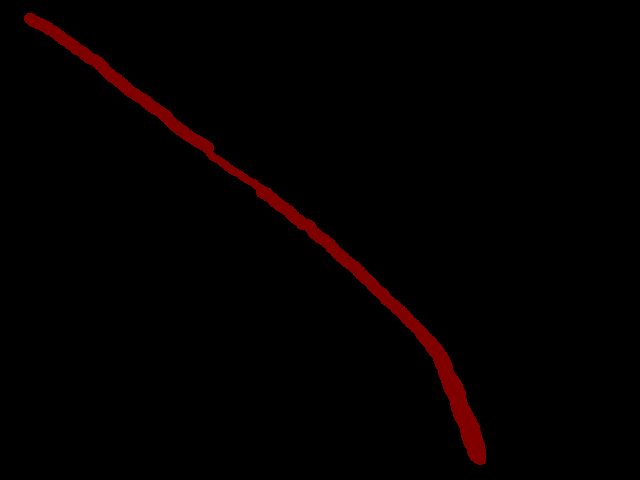
#> input picture images/annotated/0145.png, 640 x 480 px
$ jupyter execute --allow-errors thin_crack_segmentation.ipynb
#> lines starting #> are read from the running program, lines starting #| are printed output that depends on the picture; after the words box and inside, x2 and y2 are one past the last pixel; in counts of white or black regions, pixels touching at a corner belong together
#> `ground_truth = cv2.imread( annotations_directory + annotation_path, cv..`:
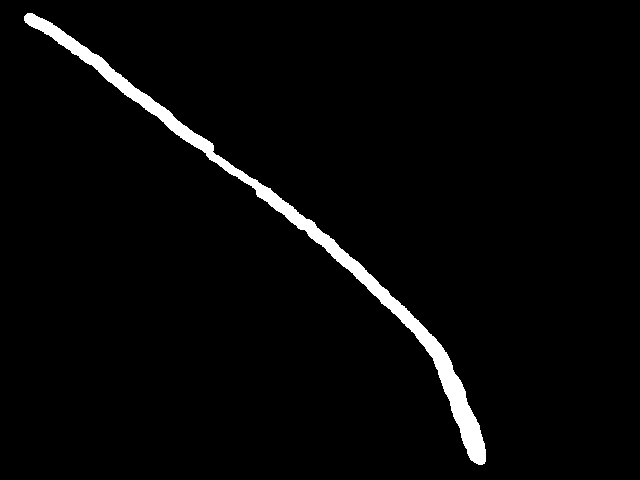
#> ground_truth: shape (480, 640); values 0 (black) and 38 (white), 2.8% white; 1 white region, box (x1, y1, x2, y2) and area: (24, 13, 486, 465) 8524
### scripts/abstract_pyprocessor.py
import numpy as np
from abc import ABC, abstractmethod


class PyProcessor(ABC):
    """
    Abstract base class for Python-based image processing algorithms.

    Provides a framework for registering and dispatching different image
    processing routines dynamically. Subclasses must implement the `execute`
    and `get_name` methods.
    """

    _registry = {}
    """
    dict: Internal registry mapping string keys to concrete subclass types.
    Populated automatically via the `__init_subclass__` hook.
    """

    # [54 lines left out: functions __init_subclass__, execute, get_name, get_registry, not called in this run]

    @classmethod
    def dispatch_execute(cls, key: str, image: np.ndarray) -> None:
        """
        Routes an execution request to the appropriate registered subclass.

        Args:
            key (str): The unique identifier of the target processor.
            image (np.ndarray): The image to be processed.

        Raises:
            ValueError: If the requested key does not exist in the registry.
        """
        if key in cls._registry:
            processor_instance = cls._registry[key]()
            processor_instance.execute(image)
        else:
            raise ValueError(f'Processor with key "{key}" does not exist.')

    # [18 lines left out: function dispatch_name, not called in this run]

### scripts/thin_crack_segmentation.ipynb
[cell 1]
import plugin_loader  # noqa: F401
from abstract_pyprocessor import PyProcessor
import cv2
import matplotlib.pyplot as plt

[cell 2]
images_directory = '../images/'
annotations_directory = '../images/annotated/'
processed_directory = '../processed/'

images = {
    "0145.tif": "0145.png",
    "0146.tif": "0146.png",
    "0147.tif": "0147.png",
    "0148.tif": "0148.png",
    "0152.tif": "0152.png",
    "0154.tif": "0154.png",
    "0156.jpg": "0156.png",
    "0157.jpg": "0157.png",
    "0158.jpg": "0158.png",
}

methods = {
    "smf"
}

[cell 3]
from joblib import Memory
import score

cache_directory = "./__segcache__"
memory = Memory(cache_directory, verbose=0)


@memory.cache
def benchmark(image_path: str, annotation_path: str, method: str) -> dict:
    image = cv2.imread(images_directory + image_path, cv2.IMREAD_GRAYSCALE)
    assert image is not None

    ground_truth = cv2.imread(
        annotations_directory + annotation_path, cv2.IMREAD_GRAYSCALE
    )
    assert ground_truth is not None

    PyProcessor.dispatch_execute(method, image)

    cv2.imwrite(
        f"{processed_directory}{method}_{image_path[: image_path.find('.')]}.png",
        image,
    )

    return {
        "image_path": image_path,
        "method_name": method,
        "iou": score.iou(image, ground_truth),
        "dice": score.dice(image, ground_truth),
        "percent_err": score.percent_err(image, ground_truth),
    }


#> (the rest of this cell did not finish here and is left out)

[cell 4]
def compare(image_path: str, annotation_path: str, method: str) -> None:
#> called with image_path = '0146.tif', annotation_path = '0146.png', method = 'mfhgamma'
    image = cv2.imread(images_directory + image_path, cv2.IMREAD_COLOR_RGB)
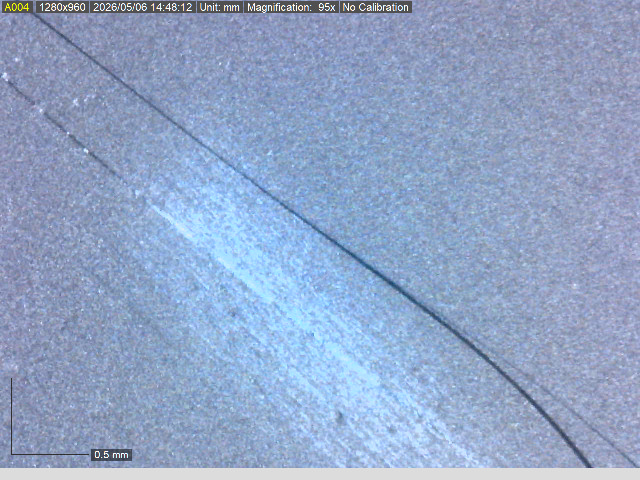
#> input picture images/0146.tif, 640 x 480 px
#> image is the input picture: shape (480, 640, 3); mean B, G, R 199.8, 165.5, 145.8
    assert image is not None

    ground_truth = cv2.imread(
        annotations_directory + annotation_path, cv2.IMREAD_COLOR_RGB
    )
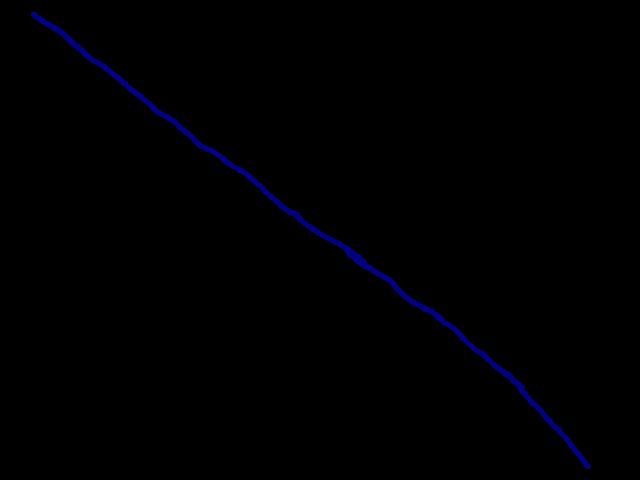
#> input picture images/annotated/0146.png, 640 x 480 px
#> ground_truth is the input picture: shape (480, 640, 3); mean B, G, R 1.7, 0, 0
    assert ground_truth is not None

    prediction = cv2.imread(
        f"{processed_directory}{method}_{image_path[: image_path.find('.')]}.png",
        cv2.IMREAD_GRAYSCALE,
    )
    assert prediction is not None

    result = benchmark(image_path, annotation_path, method)

    fig, axes = plt.subplots(1, 3, figsize=(15, 5))

    axes[0].imshow(image)
    axes[0].set_title("Original")
    axes[0].axis("off")

    axes[1].imshow(ground_truth)
    axes[1].set_title("Ground Truth")
    axes[1].axis("off")

    axes[2].imshow(prediction, cmap="gray")
    metrics_text = (
        f"Prediction ({method})\n"
        f"IoU: {result['iou']:.4f} | Dice: {result['dice']:.4f}\n"
        f"Err: {result['percent_err']:.2%}"
    )
    axes[2].set_title(metrics_text, fontsize=10)
    axes[2].axis("off")

    plt.tight_layout()
    plt.show()

#> (a cell that did not finish here is left out)

#> (a cell that did not finish here is left out)

[cell 7]
test2 = cv2.imread('../images/0145.tif', cv2.IMREAD_GRAYSCALE)
assert test2 is not None

#> (the rest of this cell did not finish here and is left out)
